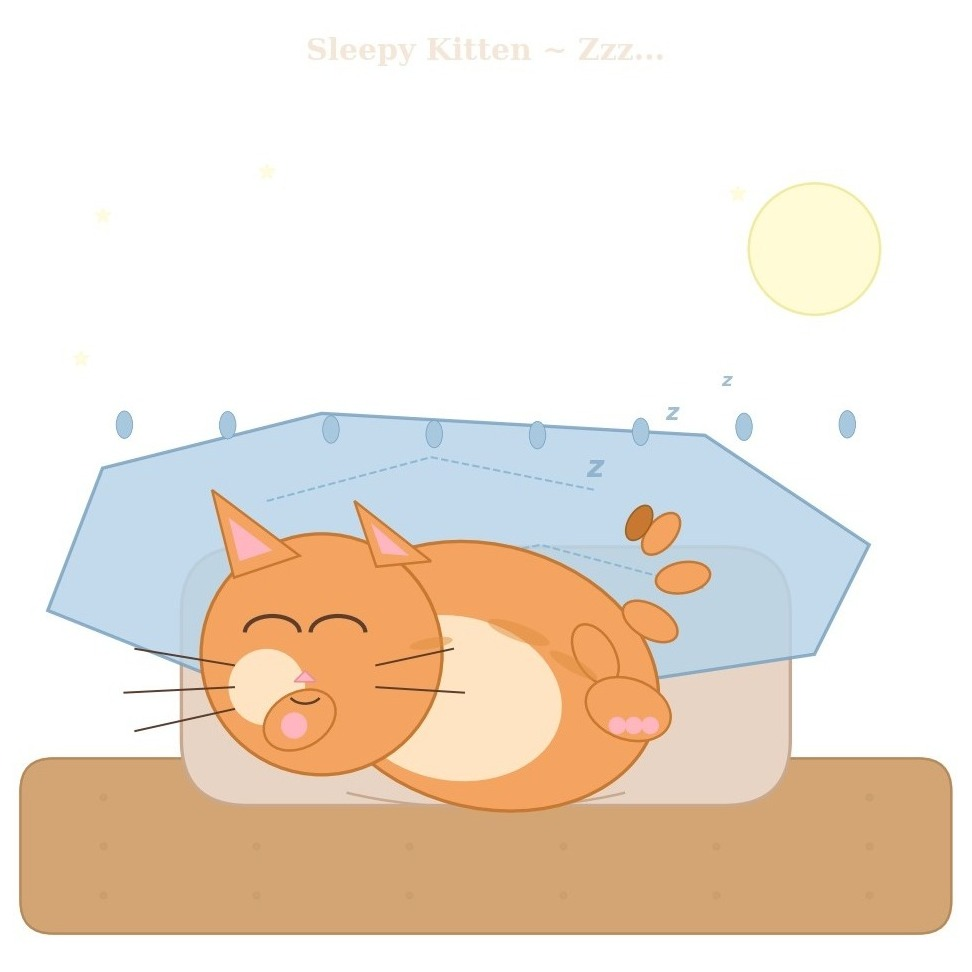
#> input picture demos/CatBench/assets/Composer-2.5-python.jpg, 972 x 972 px; its folder holds only this picture in this run
$ python autocrop_assets.py
#> lines starting #> are read from the running program, lines starting #| are printed output that depends on the picture; after the words box and inside, x2 and y2 are one past the last pixel; in counts of white or black regions, pixels touching at a corner belong together
#!/usr/bin/env python3
"""Auto-crop CatBench raster assets to a 1:1 square around the subject.

Uses edge flood-fill plus row/column margin trimming (drops pale interior
columns/rows that never touch the border, e.g. matplotlib wash rects).
"""
from __future__ import annotations

import sys
from collections import deque
from pathlib import Path

import numpy as np
from PIL import Image

ROOT = Path(__file__).resolve().parent.parent
ASSETS = ROOT / "demos" / "CatBench" / "assets"

CROP_EXTS = {".png", ".jpg", ".jpeg"}
BG_TOLERANCE = 18
EDGE_INK_RATIO = 0.02
PADDING_PCT = 0.02


def detect_bg(rgb: np.ndarray) -> tuple[int, int, int]:
    h, w, _ = rgb.shape
    corners = np.array(
        [rgb[0, 0], rgb[0, w - 1], rgb[h - 1, 0], rgb[h - 1, w - 1]],
        dtype=np.int16,
    )
    return tuple(int(corners[:, i].mean()) for i in range(3))


def near_bg_mask(rgb: np.ndarray, bg: tuple[int, int, int], tol: int) -> np.ndarray:
    return np.abs(rgb.astype(np.int16) - np.array(bg, dtype=np.int16)).max(axis=2) <= tol


def flood_background(near_bg: np.ndarray) -> np.ndarray:
    h, w = near_bg.shape
    visited = np.zeros((h, w), dtype=bool)
    q: deque[tuple[int, int]] = deque()

    for x in range(w):
        for y in (0, h - 1):
            if near_bg[y, x] and not visited[y, x]:
                visited[y, x] = True
                q.append((y, x))
    for y in range(h):
        for x in (0, w - 1):
            if near_bg[y, x] and not visited[y, x]:
                visited[y, x] = True
                q.append((y, x))

    while q:
        y, x = q.popleft()
        for ny, nx in ((y - 1, x), (y + 1, x), (y, x - 1), (y, x + 1)):
            if 0 <= ny < h and 0 <= nx < w and not visited[ny, nx] and near_bg[ny, nx]:
                visited[ny, nx] = True
                q.append((ny, nx))

    return visited


def trim_bbox(near_bg: np.ndarray, edge_ratio: float) -> tuple[int, int, int, int] | None:
    ink = ~near_bg
    rows = np.where(ink.mean(axis=1) > edge_ratio)[0]
    cols = np.where(ink.mean(axis=0) > edge_ratio)[0]
    if rows.size == 0 or cols.size == 0:
        return None
    return int(cols[0]), int(rows[0]), int(cols[-1]) + 1, int(rows[-1]) + 1


def intersect(a: tuple[int, int, int, int], b: tuple[int, int, int, int]) -> tuple[int, int, int, int]:
    return max(a[0], b[0]), max(a[1], b[1]), min(a[2], b[2]), min(a[3], b[3])


def pad_bbox(bbox: tuple[int, int, int, int], size: tuple[int, int]) -> tuple[int, int, int, int]:
    x0, y0, x1, y1 = bbox
    bw, bh = x1 - x0, y1 - y0
    px, py = int(bw * PADDING_PCT), int(bh * PADDING_PCT)
    iw, ih = size
    return (
        max(0, x0 - px),
        max(0, y0 - py),
        min(iw, x1 + px),
        min(ih, y1 + py),
    )


def subject_bbox(rgb: np.ndarray) -> tuple[int, int, int, int] | None:
    bg = detect_bg(rgb)
    near_bg = near_bg_mask(rgb, bg, BG_TOLERANCE)
    flooded = flood_background(near_bg)
    ys, xs = np.where(~flooded)
    if ys.size == 0:
        return None
    flood_box = (int(xs.min()), int(ys.min()), int(xs.max()) + 1, int(ys.max()) + 1)
    trim_box = trim_bbox(near_bg, EDGE_INK_RATIO)
    if trim_box:
        x0, y0, x1, y1 = intersect(flood_box, trim_box)
        if x1 <= x0 or y1 <= y0:
            bbox = flood_box
        else:
            bbox = (x0, y0, x1, y1)
    else:
        bbox = flood_box
    return pad_bbox(bbox, (rgb.shape[1], rgb.shape[0]))


def square_crop(img: Image.Image, bbox: tuple[int, int, int, int]) -> Image.Image:
    x0, y0, x1, y1 = bbox
    bw, bh = x1 - x0, y1 - y0
    cx = (x0 + x1) / 2.0
    cy = (y0 + y1) / 2.0
    side = max(bw, bh)
    left = int(round(cx - side / 2))
    top = int(round(cy - side / 2))
    right = left + side
    bottom = top + side

    iw, ih = img.size
    if left < 0:
        right -= left
        left = 0
    if top < 0:
        bottom -= top
        top = 0
    if right > iw:
        left = max(0, left - (right - iw))
        right = iw
    if bottom > ih:
        top = max(0, top - (bottom - ih))
        bottom = ih

    side = min(right - left, bottom - top)
    return img.crop((left, top, left + side, top + side))


def autocrop(img: Image.Image) -> Image.Image:
    rgb = np.asarray(img.convert("RGB"))
    bbox = subject_bbox(rgb)
    if not bbox:
        return img
    return square_crop(img, bbox)


def process(path: Path) -> bool:
    img = Image.open(path)
    orig_size = img.size
    result = autocrop(img)
    if result.size == orig_size and result.tobytes() == img.convert("RGB").tobytes():
        return False

    suffix = path.suffix.lower()
    save_kwargs: dict = {}
    if suffix in (".jpg", ".jpeg"):
        save_kwargs = {"quality": 92, "optimize": True}
    elif suffix == ".png":
        save_kwargs = {"optimize": True}
    result.save(path, **save_kwargs)
    print(f"  cropped {path.name} {orig_size} -> {result.size}")
    return True


def main() -> int:
    if not ASSETS.is_dir():
        print("no demos/CatBench/assets directory")
        return 0
    n_modified = 0
    n_seen = 0
    for f in sorted(ASSETS.iterdir()):
        if f.suffix.lower() not in CROP_EXTS:
            continue
        n_seen += 1
        try:
            if process(f):
#> in process, img is the input picture: PIL image 972x972 RGB; mean R, G, B 237.7, 225.3, 212.5
#> in detect_bg, `corners = np.array( [rgb[0, 0], rgb[0, w - 1], rgb[h - 1, 0], rgb[h - ..`: corners = [[255, 255, 255], [255, 255, 255], [255, 255, 255], [255, 255, 255]]
#> in subject_bbox, `bg = detect_bg(rgb)`: bg = (255, 255, 255)
#> in near_bg_mask, `return np.abs(rgb.astype(np.int16) - np.array(bg, dtype=np.int16)).max..`:
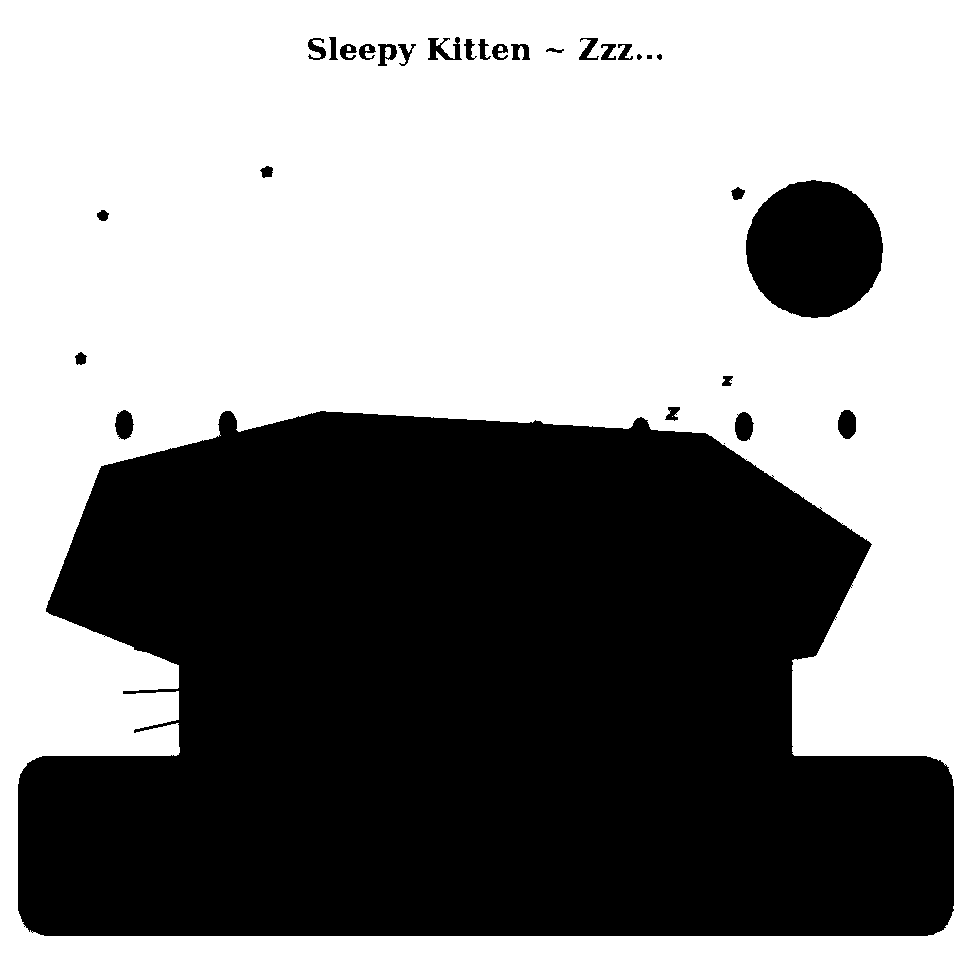
#> returned value: shape (972, 972) bool; 56% white; 30 black regions (1 under 20 px), largest, box (x1, y1, x2, y2) and area: (18, 411, 954, 936) 396606, (746, 180, 883, 318) 14709, (735, 412, 754, 441) 424
#> after the loop in flood_background, `for x in range(w):`:
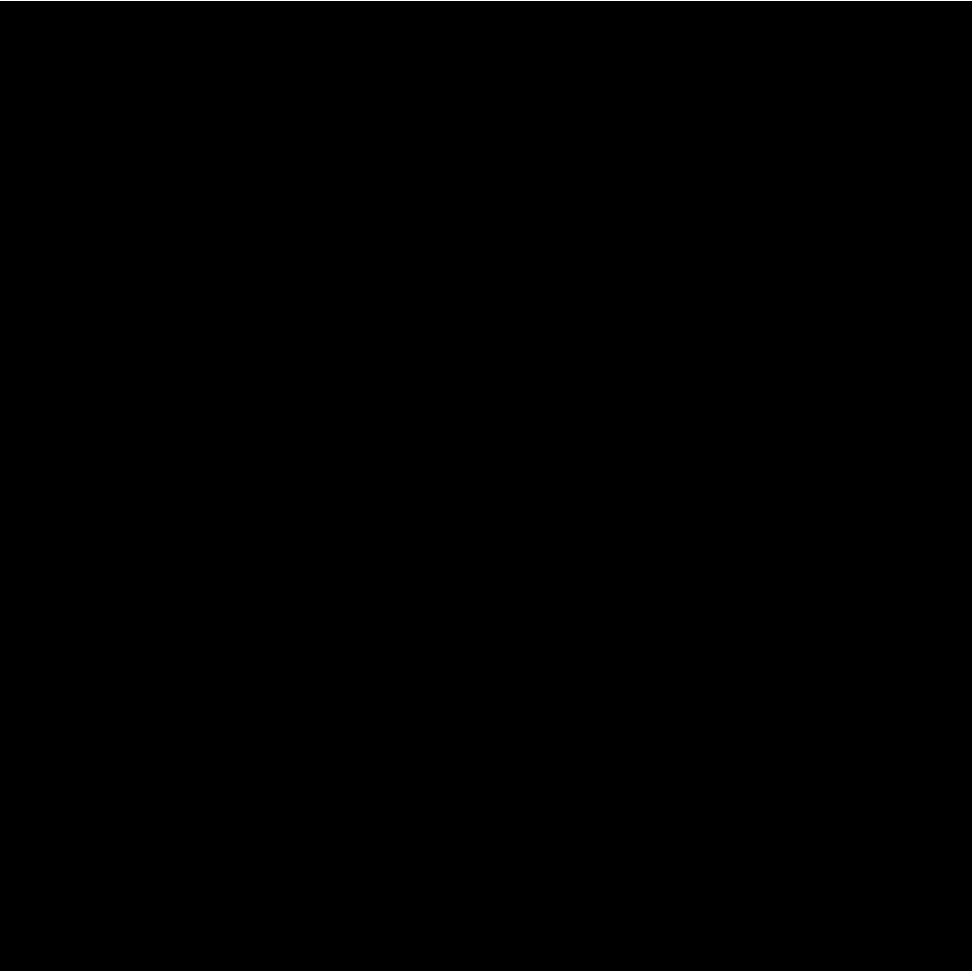
#> visited: shape (972, 972) bool; 0.21% white in thin lines or dots
#> after the loop in flood_background, `for y in range(h):`:
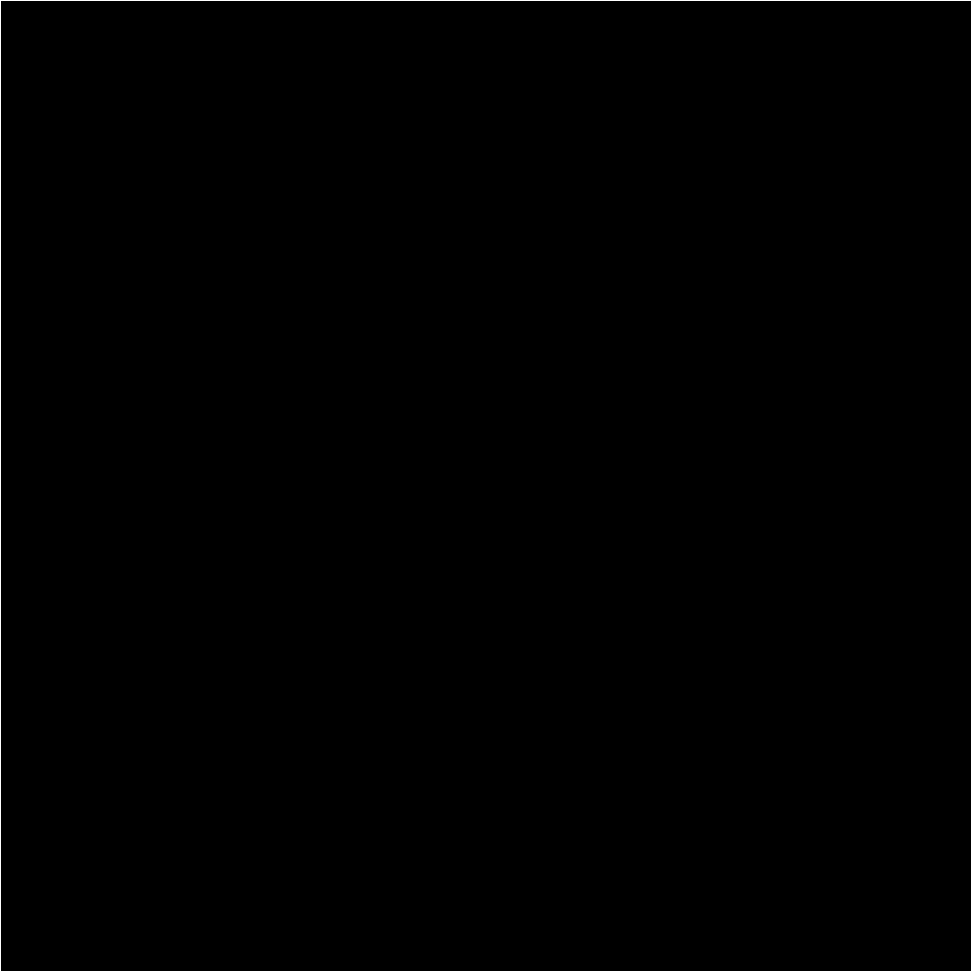
#> visited: shape (972, 972) bool; 0.41% white in thin lines or dots
#> after the loop in flood_background, `while q:`: visited: shape (972, 972) bool; 56% white; 30 black regions (1 under 20 px), largest, box (x1, y1, x2, y2) and area: (18, 411, 954, 936) 396609, (746, 180, 883, 318) 14709, (735, 412, 754, 441) 424
#> in subject_bbox, `flood_box = (int(xs.min()), int(ys.min()), int(xs.max()) + 1, int(ys.m..`: flood_box = (18, 37, 954, 936)
#> in trim_bbox, `rows = np.where(ink.mean(axis=1) > edge_ratio)[0]`: rows = 682 values from 38 to 935
#> in trim_bbox, `cols = np.where(ink.mean(axis=0) > edge_ratio)[0]`: cols = 936 values from 18 to 953
#> in subject_bbox, `trim_box = trim_bbox(near_bg, EDGE_INK_RATIO)`: trim_box = (18, 38, 954, 936)
#> in subject_bbox, `x0, y0, x1, y1 = intersect(flood_box, trim_box)`: x0 = 18; y0 = 38; x1 = 954; y1 = 936
#> in subject_bbox, `bbox = (x0, y0, x1, y1)`: bbox = (18, 38, 954, 936)
#> in pad_bbox, `x0, y0, x1, y1 = bbox`: x0 = 18; y0 = 38; x1 = 954; y1 = 936
#> in pad_bbox, `bw, bh = x1 - x0, y1 - y0`: bh = 898
#> in pad_bbox, `px, py = int(bw * PADDING_PCT), int(bh * PADDING_PCT)`: px = 18; py = 17
#> in autocrop, `bbox = subject_bbox(rgb)`: bbox = (0, 21, 972, 953)
#> in square_crop, `x0, y0, x1, y1 = bbox`: x0 = 0; y0 = 21; x1 = 972; y1 = 953
#> in square_crop, `bw, bh = x1 - x0, y1 - y0`: bw = 972; bh = 932
#> in square_crop, `cx = (x0 + x1) / 2.0`: cx = 486
#> in square_crop, `cy = (y0 + y1) / 2.0`: cy = 487
#> in square_crop, `side = max(bw, bh)`: side = 972
#> in square_crop, `left = int(round(cx - side / 2))`: left = 0
#> in square_crop, `top = int(round(cy - side / 2))`: top = 1
#> in square_crop, `right = left + side`: right = 972
#> in square_crop, `bottom = top + side`: bottom = 973
#> in square_crop, `top = max(0, top - (bottom - ih))`: top = 0
                n_modified += 1
        except Exception as e:
            print(f"  ! {f.name}: {type(e).__name__}: {e}", file=sys.stderr)
    print(f"autocrop: {n_modified}/{n_seen} files modified")
    return 0


if __name__ == "__main__":
    sys.exit(main())
#> (the program exits here)
